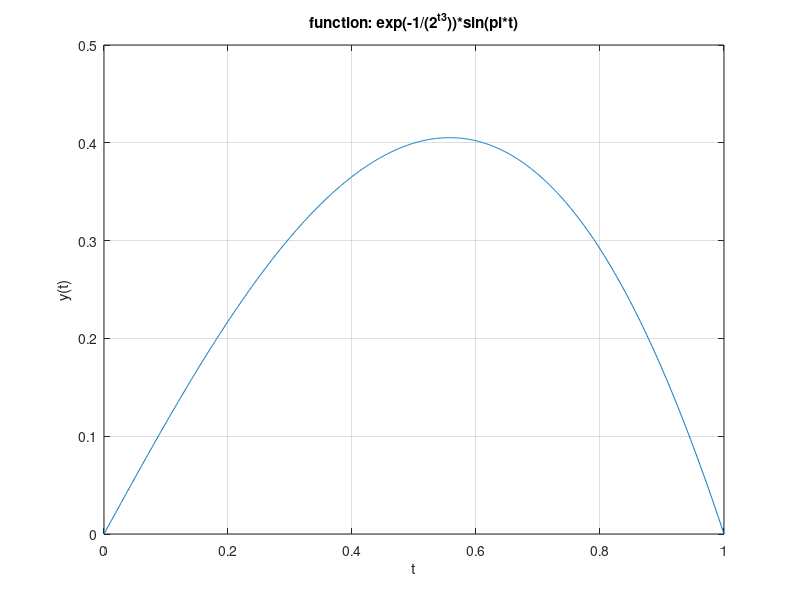
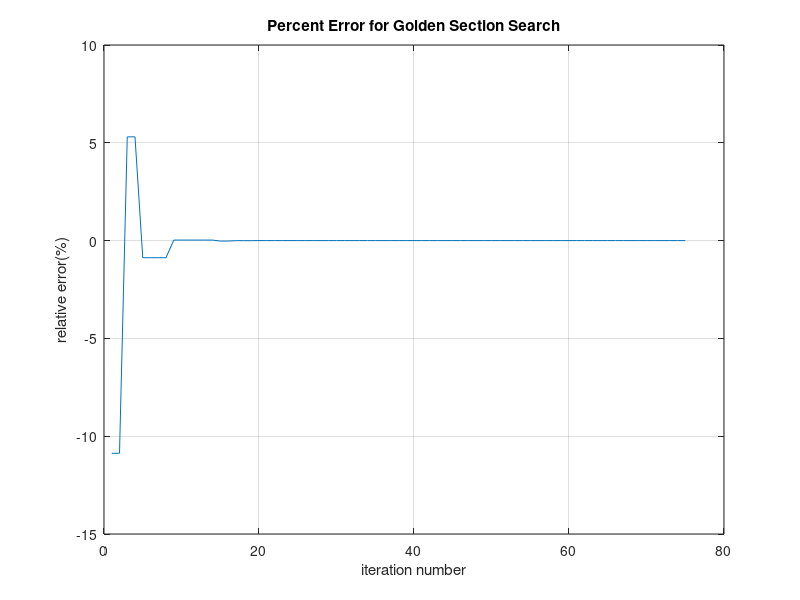
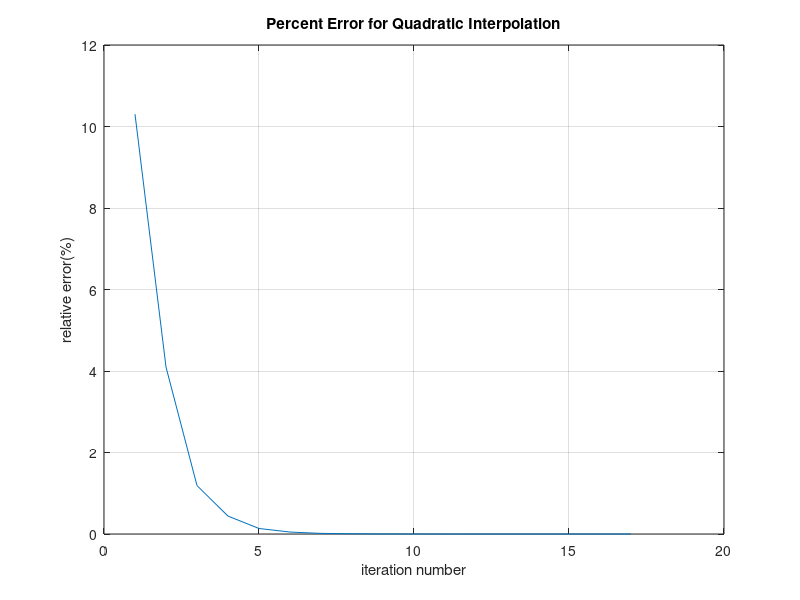
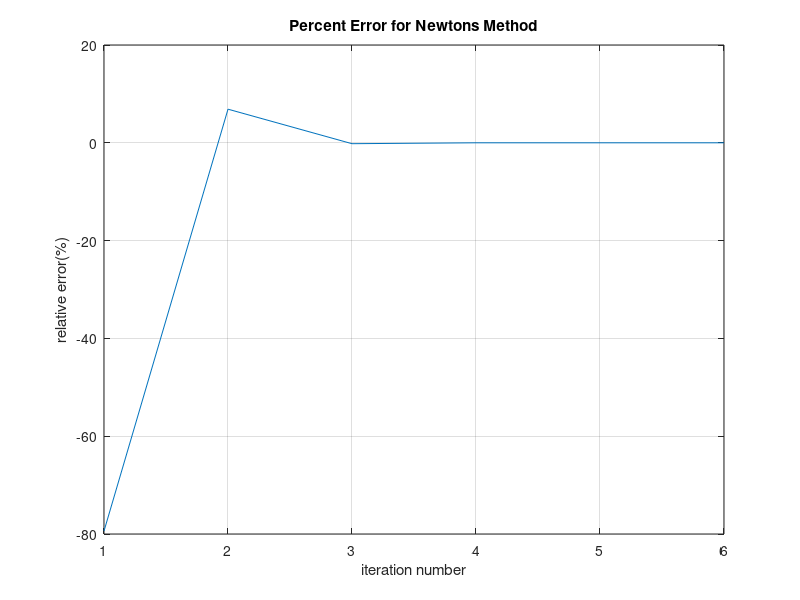

These charts were generated, in order, by the following MATLAB code:
%
%% MECH 505-Homework 3
%% Sichao Zhang
%
%% Problem 2
t = 0 : 0.001 : 1;
y = @(t) exp(-1./(2.^(t.^3))).*sin(pi*t);
ydot = @(t) (3 * log(2) * t.^2 .* (2.^(-t.^3))) .* sin(pi.*t) .* exp(-1./(2.^(t.^3))) + pi * cos(pi.*t) .* exp(-1./(2.^(t.^3)));
ydotdot = @(t) 3*log(2)*(t.^2.*(2.^(-t.^3)).*ydot(t)+(2*t.*(2.^(-t.^3))-3*log(2).*t.^4.*(2.^(-t.^3))).*y(t)) ...
               +exp(-1./(2.^(t.^3))).*(3*log(2)*t.^2.*(2.^(-t.^3)).*pi.*cos(pi*t)-pi^2*sin(pi*t));
figure(1);
plot(t,y(t));
grid on;
xlabel('t');
ylabel('y(t)');
title('function: exp(-1/(2^t^3))*sin(pi*t)');

% % find the true local maximum
% t_l = 0.1;
% t_u = t(end);
% bisec_zero = [];
% for ii = 1 : 1000
%     t_j(:,ii) = (t_l + t_u)/2;
%     if ydot(t_l)*ydot(t_j(:,ii)) < 0
%         t_u = t_j(:,ii);
%     elseif ydot(t_l)*ydot(t_j(:,ii)) > 0
%         t_l = t_j(:,ii);
%     else
%         bisec_zero = [bisec_zero,t_j(:,ii)];
%         break
%     end
% end
% t_max = t_j(end);
% 
% clear ii bisec_tol bisec_zero t_j t_l t_u;
% %
%% Golden Section Search
gold_rate = (sqrt(5)-1)/2;
t_a(:,1) = t(1);
t_b(:,1) = t(end);
gold_max = [];
for ii = 1 : 1000
    t_c(:,ii) = t_b(:,ii) - gold_rate * (t_b(:,ii) - t_a(:,ii));
    t_d(:,ii) = t_a(:,ii) + gold_rate * (t_b(:,ii) - t_a(:,ii));
    if t_c(:,ii) - t_d(:,ii) == 0
        t_m(:,ii) = t_c(:,ii);
        gold_max = [gold_max,t_c(:,ii)];
        break
    end
    if y(t_c(:,ii))>y(t_d(:,ii))
        t_a(:,ii+1) = t_a(:,ii);
        t_b(:,ii+1) = t_d(:,ii);
        t_m(:,ii) = t_c(:,ii);
    else
        t_a(:,ii+1) = t_c(:,ii);
        t_b(:,ii+1) = t_b(:,ii); 
        t_m(:,ii) = t_d(:,ii);
    end
end
gold_relerr = (gold_max-t_m)/gold_max *100;

gold(1,:) = 1 : ii;
gold(2,:) = t_a;
gold(3,:) = t_b;
gold(4,:) = t_c;
gold(5,:) = t_d;
gold(6,:) = t_m;
gold(7,:) = gold_relerr;
fprintf('Number of Iretations with Golden Section Search: %5d\n',ii);
figure(2);
plot(gold_relerr);
grid on;
xlabel('iteration number');
ylabel('relative error(%)');
title('Percent Error for Golden Section Search');

clear t_a t_b t_c t_d t_m gold_rate gold_relerr;
%
%% Quadratic Interpolation
t_0(:,1) = t(1);
t_2(:,1) = t(end);
t_1(:,1) = 1/3 * (t(end)-t(1)) + t(1);
quad_tol = 1e-8;
quad_max = [];
for ii = 1 : 1000
    t_star(:,ii) = (y(t_0(:,ii))*(t_1(:,ii)^2-t_2(:,ii)^2)+y(t_1(:,ii))*(t_2(:,ii)^2-t_0(:,ii)^2)+y (t_2(:,ii))*(t_0(:,ii)^2-t_1(:,ii)^2))/(2*y(t_0(:,ii))*(t_1(:,ii)-t_2(:,ii))+2*y(t_1(:,ii))*(t_2(:,ii)-t_0(:,ii))+2*y(t_2(:,ii))*(t_0(:,ii)-t_1(:,ii)));
    if abs(t_1(:,ii) - t_star(:,ii)) < quad_tol
        t_m(:,ii) = t_1(:,ii);
        quad_max = [quad_max,t_1(:,ii)];
        break
    end
    if y(t_1(:,ii))>y(t_star(:,ii))
        t_0(:,ii+1) = t_0(:,ii);
        t_1(:,ii+1) = t_1(:,ii);
        t_2(:,ii+1) = t_star(:,ii);
        t_m(:,ii) = t_1(:,ii);
    else
        t_0(:,ii+1) = t_1(:,ii);
        t_1(:,ii+1) = t_star(:,ii);
        t_2(:,ii+1) = t_2(:,ii); 
        t_m(:,ii) = t_star(:,ii);
    end
end
quad_relerr = (quad_max-t_m)/quad_max *100;

quad(1,:) = 1 : ii;
quad(2,:) = t_0;
quad(3,:) = t_1;
quad(4,:) = t_star;
quad(5,:) = t_2;
quad(6,:) = t_m;
quad(7,:) = quad_relerr;
fprintf('Number of Iretations with Quadratic Interpolation: %5d\n',ii);
figure(3);
plot(quad_relerr);
grid on;
xlabel('iteration number');
ylabel('relative error(%)');
title('Percent Error for Quadratic Interpolation');

clear t_0 t_1 t_2 t_star t_m quad_tol quad_relerr;
%
%% Newton's Method
t_n(:,1) = t(end);
newton_max = [];
for ii = 1 : 1000
    if ydot(t_n(:,ii)) == 0
        newton_max = [newton_max,t_n(:,ii)];
        break
    end
        t_n(:,ii+1) = t_n(:,ii) - ydot(t_n(:,ii))/ydotdot(t_n(:,ii));
end
newton_relerr = (newton_max-t_n)/newton_max *100;

newton(1,:) = 1 : ii;
newton(2,:) = t_n;
newton(3,:) = newton_relerr;
fprintf('Number of Iretations with Newtons Method: %5d\n',ii);
figure(4);
plot(newton_relerr);
grid on;
xlabel('iteration number');
ylabel('relative error(%)');
title('Percent Error for Newtons Method');

clear newton_relerr t_n;
%
%%
figure(5);
plot(gold(end,:));
hold on;
plot(quad(end,:));
hold on;
plot(newton(end,:));
hold on;
grid on;
legend('golden section','quadratic interplotion','newton');
xlabel('iretation number');
ylabel('relative error(%)');
title('Percent Error');